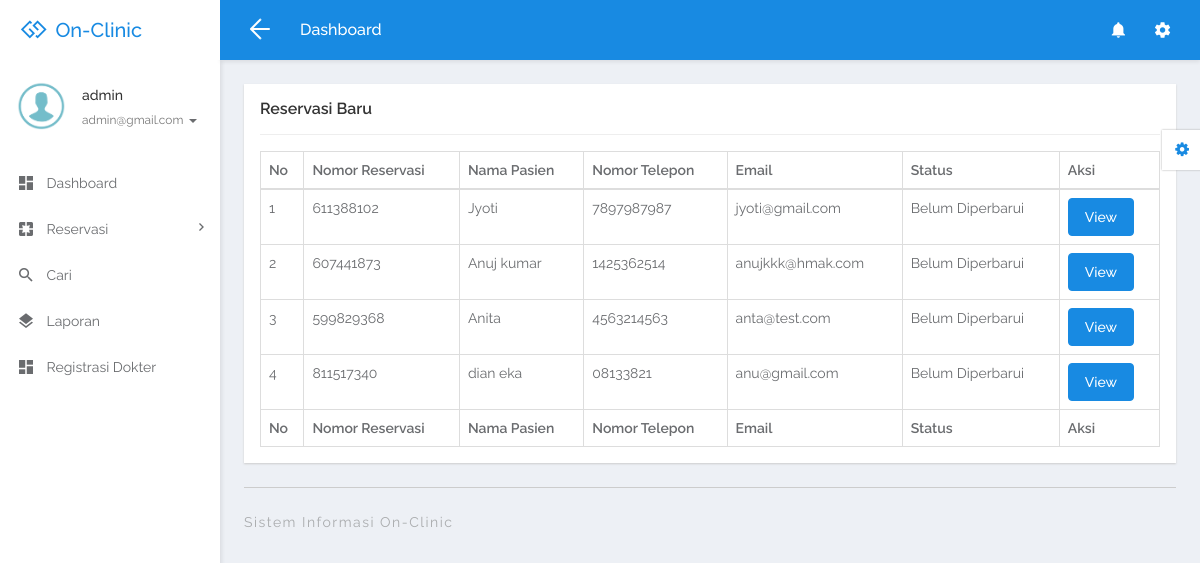
The app's page /admin/new-appointment.php (signed in) with its own data.
### tables this page shows
CREATE TABLE `tblemployee` (
  `ID` int(11) NOT NULL,
  `Name` varchar(25) NOT NULL,
  `MobileNumber` varchar(13) NOT NULL,
  `email` varchar(25) NOT NULL,
  `password` varchar(100) DEFAULT NULL,
  `role` varchar(1) NOT NULL
);

CREATE TABLE `tblappointment` (
  `ID` int(10) NOT NULL,
  `AppointmentNumber` int(10) DEFAULT NULL,
  `Name` varchar(250) DEFAULT NULL,
  `MobileNumber` varchar(20) DEFAULT NULL,
  `Email` varchar(250) DEFAULT NULL,
  `AppointmentDate` date DEFAULT NULL,
  `AppointmentTime` time DEFAULT NULL,
  `Specialization` varchar(250) DEFAULT NULL,
  `Doctor` int(10) DEFAULT NULL,
  `Message` mediumtext DEFAULT NULL,
  `ApplyDate` timestamp NULL DEFAULT current_timestamp(),
  `Remark` varchar(250) DEFAULT NULL,
  `Status` varchar(250) DEFAULT NULL,
  `UpdationDate` timestamp NULL DEFAULT NULL ON UPDATE current_timestamp()
);

### admin/new-appointment.php (the view, shortened to what this page needs)
<?php
include('includes/dbconnection.php');
if (strlen($_SESSION['damsid'] == 0)) {
	header('location:logout.php');
} else {
?>
	<!DOCTYPE html>
	<html lang="en">
	<head>
		<link rel="stylesheet" href="libs/bower/font-awesome/css/font-awesome.min.css">
		<link rel="stylesheet" href="libs/bower/material-design-iconic-font/dist/css/material-design-iconic-font.css">
		<link rel="stylesheet" href="libs/bower/animate.css/animate.min.css">
		<link rel="stylesheet" href="libs/bower/fullcalendar/dist/fullcalendar.min.css">
		<link rel="stylesheet" href="libs/bower/perfect-scrollbar/css/perfect-scrollbar.css">
		<link rel="stylesheet" href="assets/css/bootstrap.css">
		<link rel="stylesheet" href="assets/css/core.css">
		<link rel="stylesheet" href="assets/css/app.css">
	</head>
	<body class="menubar-left menubar-unfold menubar-light theme-primary">
		<?php include_once('includes/header.php'); ?>
		<?php include_once('includes/sidebar.php'); ?>
		<main id="app-main" class="app-main">
			<div class="wrap">
				<section class="app-content">
					<div class="row">
						<div class="col-md-12">
							<div class="widget">
								<header class="widget-header">
									<h4 class="widget-title">Reservasi Baru</h4>
								</header>
								<hr class="widget-separator">
								<div class="widget-body">
									<div class="table-responsive">
										<table class="table table-bordered table-hover js-basic-example dataTable table-custom">
											<thead>
												<tr>
													<th>No</th>
													<th>Nomor Reservasi</th>
													<th>Nama Pasien</th>
													<th>Nomor Telepon</th>
													<th>Email</th>
													<th>Status</th>
													<th>Aksi</th>
												</tr>
											</thead>
											<tbody>
												<?php
												$sql = "SELECT * from  tblappointment where Status is null";
												$query = $dbh->prepare($sql);
												$query->execute();
												$results = $query->fetchAll(PDO::FETCH_OBJ);
												$cnt = 1;
												if ($query->rowCount() > 0) {
													foreach ($results as $row) {               ?>
														<tr>
															<td><?php echo htmlentities($cnt); ?></td>
															<td><?php echo htmlentities($row->AppointmentNumber); ?></td>
															<td><?php echo htmlentities($row->Name); ?></td>
															<td><?php echo htmlentities($row->MobileNumber); ?></td>
															<td><?php echo htmlentities($row->Email); ?></td>
															<?php if ($row->Status == "") { ?>
																<td><?php echo "Belum Diperbarui"; ?></td>
															<?php } else { ?> <td><?php echo htmlentities($row->Status); ?>
																</td>
															<?php } ?>
															<td><a href="view-appointment-detail.php?editid=<?php echo htmlentities($row->ID); ?>&&aptid=<?php echo htmlentities($row->AppointmentNumber); ?>" class="btn btn-primary">View</a></td>
														</tr>
												<?php $cnt = $cnt + 1;
													}
												} ?>
											</tbody>
											<tfoot>
												<tr>
													<th>No</th>
													<th>Nomor Reservasi</th>
													<th>Nama Pasien</th>
													<th>Nomor Telepon</th>
													<th>Email</th>
													<th>Status</th>
													<th>Aksi</th>
												</tr>
											</tfoot>
										</table>
									</div>
								</div>
							</div>
						</div>
					</div>
				</section>
			</div>
			<?php include_once('includes/footer.php'); ?>
		</main>
		<?php include_once('includes/customizer.php'); ?>
	</body>
	</html>
<?php }  ?>

### admin/includes/sidebar.php (shortened to what this page needs)
<aside id="menubar" class="menubar light">
  <div class="app-user">
    <div class="media">
      <div class="media-left">
        <div class="avatar avatar-md avatar-circle">
          <a href="javascript:void(0)"><img class="img-responsive" src="assets/images/images.png" alt="avatar" /></a>
        </div>
      </div>
      <div class="media-body">
        <div class="foldable">
          <?php
          $eid = $_SESSION['damsid'];
          $sql = "SELECT Name,email from tblemployee where ID=:eid";
          $query = $dbh->prepare($sql);
          $query->bindParam(':eid', $eid, PDO::PARAM_STR);
          $query->execute();
          $results = $query->fetchAll(PDO::FETCH_OBJ);
          foreach ($results as $row) {
            $email = $row->email;
            $fname = $row->Name;
          }   ?>
          <h5><a href="javascript:void(0)" class="username"><?php echo $fname; ?></a></h5>
          <ul>
            <li class="dropdown">
              <a href="javascript:void(0)" class="dropdown-toggle usertitle" data-toggle="dropdown" aria-haspopup="true" aria-expanded="false">
                <small><?php echo $email; ?></small>
                <span class="caret"></span>
              </a>
            </li>
          </ul>
        </div>
      </div>
    </div>
  </div>
  <div class="menubar-scroll">
    <div class="menubar-scroll-inner">
      <ul class="app-menu">
        <li class="has-submenu">
          <a href="dashboard.php">
            <i class="menu-icon zmdi zmdi-view-dashboard zmdi-hc-lg"></i>
            <span class="menu-text">Dashboard</span>
          </a>
        </li>
        <li class="has-submenu">
          <a href="javascript:void(0)" class="submenu-toggle">
            <i class="menu-icon zmdi zmdi-pages zmdi-hc-lg"></i>
            <span class="menu-text">Reservasi</span>
            <i class="menu-caret zmdi zmdi-hc-sm zmdi-chevron-right"></i>
          </a>
        </li>
        <li>
          <a href="search.php">
            <i class="menu-icon zmdi zmdi-search zmdi-hc-lg"></i>
            <span class="menu-text">Cari</span>
          </a>
        </li>
        <li>
          <a href="appointment-bwdates.php">
            <i class="menu-icon zmdi zmdi-layers zmdi-hc-lg"></i>
            <span class="menu-text">Laporan</span>
          </a>
        </li>
        <li>
          <a href="registrasi-dokter.php">
            <i class="menu-icon zmdi zmdi-view-dashboard zmdi-hc-lg"></i>
            <span class="menu-text">Registrasi Dokter</span>
          </a>
        </li>
      </ul>
    </div>
  </div>
</aside>

### records on screen
tblemployee: Name "admin", email "admin@gmail.com"
tblappointment: AppointmentNumber "611388102", Name "Jyoti", MobileNumber "7897987987", Email "jyoti@gmail.com", shows "Belum Diperbarui"
tblappointment: AppointmentNumber "607441873", Name "Anuj kumar", MobileNumber "1425362514", Email "anujkkk@hmak.com", shows "Belum Diperbarui"
tblappointment: AppointmentNumber "599829368", Name "Anita", MobileNumber "4563214563", Email "anta@test.com", shows "Belum Diperbarui"
tblappointment: AppointmentNumber "811517340", Name "dian eka", MobileNumber "08133821", Email "anu@gmail.com", shows "Belum Diperbarui"
